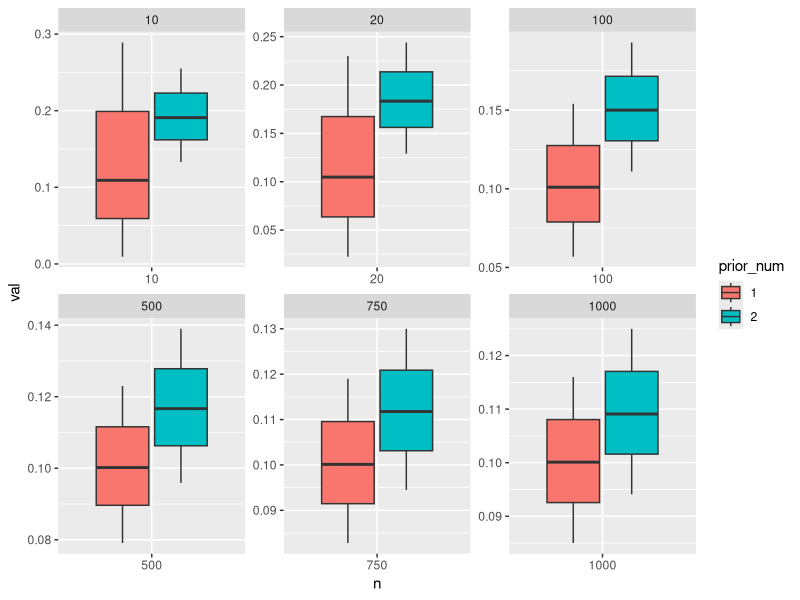
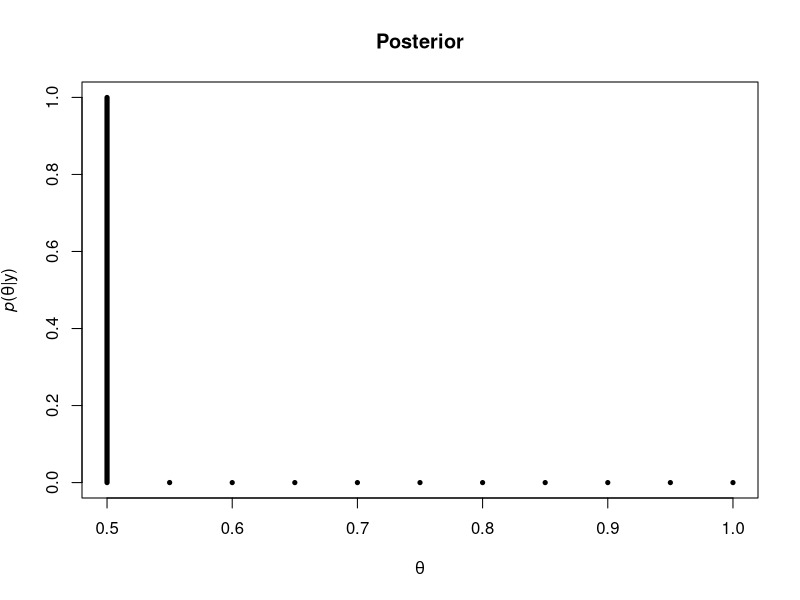

Source code (R) for these figures, in order:
## ---- chunk 1
knitr::opts_chunk$set(echo = TRUE)
## ---- chunk 2
print (signif(qbeta(.025,11,91),3))
print (signif(qbeta(.975,11,91),3))
## ---- chunk 3
#library(pander)
print (signif(qbeta(.025,.2+10,.8+90),3))
print (signif(qbeta(.975,.2+10,.8+90),3))
## ---- chunk 4
print (signif(qbeta(.025,20+10,80+90),3))
print (signif(qbeta(.975,20+10,80+90),3))
## ---- chunk 5
library(ggplot2)
n <- c(10,20,100,500,750,1000)

get_mean_and_CI <- function(n,alpha,beta){
  return_vec <- c()
  return_vec <-c(return_vec,signif(qbeta(.05,alpha+n*.10,beta+n*.9),3))
  return_vec <- c(return_vec,(alpha+.1*n)/(alpha+beta + n))
  return_vec <-c(return_vec,signif(qbeta(.95,alpha+n*.10,beta+n*.9),3))

  return (return_vec)
}

mat <- matrix(NA,nrow=2*3*length(n),ncol=3)

count <- 1
for (i in 1:length(n)){
  tmp <- get_mean_and_CI(n[i],.2,.8)
  
  mat[count,] <- c(n[i],tmp[1],1)
  count <- count + 1
  mat[count,] <- c(n[i],tmp[2],1)
  count <- count + 1
  mat[count,] <- c(n[i],tmp[3],1)
  count <- count + 1
  tmp <- get_mean_and_CI(n[i],20,80)
  mat[count,] <- c(n[i],tmp[1],2)
  count <- count + 1
  mat[count,] <- c(n[i],tmp[2],2)
  count <- count + 1
  mat[count,] <- c(n[i],tmp[3],2)
  count <- count + 1
  }


require(reshape2)

df <- as.data.frame(mat)
colnames(df) <- c("n","val","prior_num")

df[, 'prior_num'] <- as.factor(df[, 'prior_num'])
df[, 'n'] <- as.factor(df[, 'n'])

ggplot(data = df, aes(x=n, y=val, fill=prior_num)) + geom_boxplot()   +
    facet_wrap(~n, scale="free")

 


## ---- chunk 6
theta <- seq(.5,1,by=.05)
p_of_theta <- rep(1/11,length(theta))
posterior <- function(theta,p_of_theta){
  posterior_vals <- c()
 # Z <- 0 
  for (i in 1:length(theta)){
    posterior_vals <- c(posterior_vals, dbinom(10,100,theta[i])*p_of_theta[i])
    
  }
  return (posterior_vals/sum(dbinom(10,100,theta)*p_of_theta))
}

post <- posterior(theta,p_of_theta)

ylab <- expression(paste(italic("p"),"(",theta,"|y)", sep=""))
xlab <- expression(theta)
plot(post~theta, type = "h", lwd = 5, main = "Posterior", ylim = c(0, 1), ylab = ylab, xlab = xlab)
## ---- chunk 7
print (sum(theta*posterior(theta,p_of_theta)))
